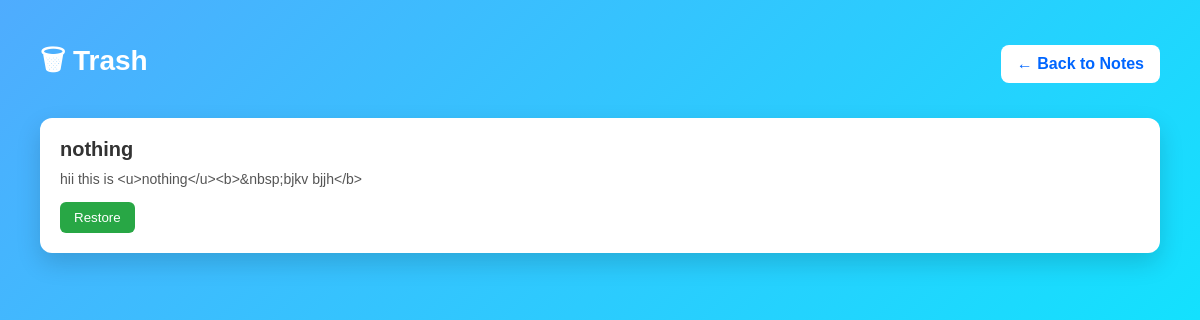
/trash (signed in), run on an earlier commit of the app's database.
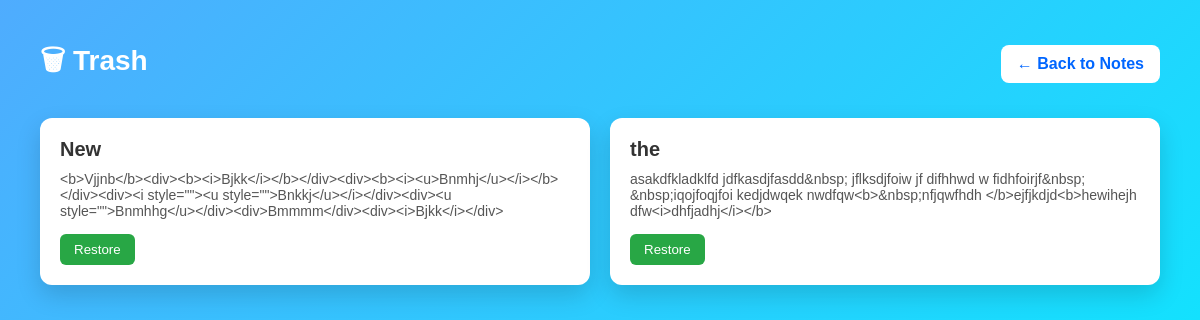
And on a later commit of the database.
### tables this page shows
CREATE TABLE notebook(
        id INTEGER PRIMARY KEY AUTOINCREMENT,
        title TEXT,
        content TEXT,
        category TEXT,
        user_id INTEGER,
        created_at TEXT,
        is_deleted INTEGER DEFAULT 0,
        FOREIGN KEY(user_id) REFERENCES user(id)
    );

### renderapp.py (the view)
@app.route("/trash")
@login_required
def trash():
    db = get_db()
    notes = db.execute(
        "SELECT * FROM notebook WHERE user_id=? AND is_deleted=1",
        (session["user_id"],)
    ).fetchall()
    db.close()
    return render_template("trash.html", trash=notes)

### renderapp.py (called while the page is built)
def get_db():
    conn = sqlite3.connect(DATABASE)
    conn.row_factory = sqlite3.Row
    return conn

def login_required(route_function):
    @wraps(route_function)
    def wrapper(*args, **kwargs):
        if "user_id" not in session:
            return redirect(url_for("login"))
        return route_function(*args, **kwargs)
    return wrapper

### templates/trash.html (shortened to what this page needs)
<!DOCTYPE html>
<html>
<head>
</head>
<body>
<div class="header">
<h2>🗑 Trash</h2>
<a href="/" class="back-btn">← Back to Notes</a>
</div>
<div class="notes-container">
{% for note in trash %}
<div class="note-card">
<div class="note-title">{{note.title}}</div>
<div class="note-content">{{note.content}}</div>
<form action="/restore_note/{{note.id}}" method="POST">
<button class="restore-btn">Restore</button>
</form>
</div>
{% endfor %}
</div>
</body>
</html>

What changed in the data, as far as the page shows it:
no longer on this page (row edited): notebook: title "nothing", content "hii this is <u>nothing</u><b>&nbsp;bjkv bjjh</b>"
now on this page (row edited): notebook: title "New", content "<b>Vjjnb</b><div><b><i>Bjkk</i></b></div><div><b><i><u>Bnmhj</u></i></b></div><div><i style=\"\"><u style=\"\">Bnkkj</u></i></div><div><u style=\"\">Bnmhhg</u></div><div>Bmmmm</div><div><i>Bjkk</i></div>"
added notebook: title "the", content "asakdfkladklfd jdfkasdjfasdd&nbsp; jflksdjfoiw jf difhhwd w fidhfoirjf&nbsp; &nbsp;iqojfoqjfoi kedjdwqek nwdfqw<b>&nbsp;nfjqwfhdh </b>ejfjkdjd<b>hewihejh dfw<i>dhfjadhj</i></b>"
